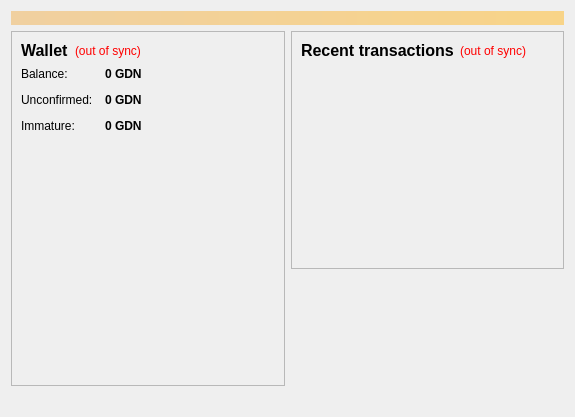
<?xml version="1.0" encoding="UTF-8"?>
<ui version="4.0">
 <class>OverviewPage</class>
 <widget class="QWidget" name="OverviewPage">
  <property name="geometry">
   <rect>
    <x>0</x>
    <y>0</y>
    <width>575</width>
    <height>417</height>
   </rect>
  </property>
  <property name="windowTitle">
   <string>Form</string>
  </property>
  <layout class="QVBoxLayout" name="topLayout">
   <item>
    <widget class="QLabel" name="labelAlerts">
     <property name="visible">
      <bool>false</bool>
     </property>
     <property name="styleSheet">
      <string notr="true">background-color: qlineargradient(x1: 0, y1: 0, x2: 1, y2: 0, stop:0 #F0D0A0, stop:1 #F8D488); color:#000000;</string>
     </property>
     <property name="wordWrap">
      <bool>true</bool>
     </property>
     <property name="margin">
      <number>3</number>
     </property>
    </widget>
   </item>
   <item>
    <layout class="QHBoxLayout" name="horizontalLayout" stretch="1,1">
     <item>
      <layout class="QVBoxLayout" name="verticalLayout_2">
       <item>
        <widget class="QFrame" name="frame">
         <property name="frameShape">
          <enum>QFrame::StyledPanel</enum>
         </property>
         <property name="frameShadow">
          <enum>QFrame::Raised</enum>
         </property>
         <layout class="QVBoxLayout" name="verticalLayout_4">
          <item>
           <layout class="QHBoxLayout" name="horizontalLayout_4">
            <item>
             <widget class="QLabel" name="label_5">
              <property name="font">
               <font>
                <weight>75</weight>
                <bold>true</bold>
               </font>
              </property>
              <property name="text">
               <string>&lt;html&gt;&lt;head/&gt;&lt;body&gt;&lt;p&gt;&lt;span style=&quot; font-size:16px; font-weight:600; color:#000000;&quot;&gt;Wallet&lt;/span&gt;&lt;/p&gt;&lt;/body&gt;&lt;/html&gt;</string>
              </property>
             </widget>
            </item>
            <item>
             <widget class="QLabel" name="labelWalletStatus">
              <property name="toolTip">
               <string>The displayed information may be out of date. Your wallet automatically synchronizes with the Global Denomination network after a connection is established, but this process has not completed yet.</string>
              </property>
              <property name="styleSheet">
               <string notr="true">QLabel { color: red; }</string>
              </property>
              <property name="text">
               <string notr="true">(out of sync)</string>
              </property>
              <property name="alignment">
               <set>Qt::AlignLeading|Qt::AlignLeft|Qt::AlignVCenter</set>
              </property>
             </widget>
            </item>
            <item>
             <spacer name="horizontalSpacer_2">
              <property name="orientation">
               <enum>Qt::Horizontal</enum>
              </property>
              <property name="sizeHint" stdset="0">
               <size>
                <width>40</width>
                <height>20</height>
               </size>
              </property>
             </spacer>
            </item>
           </layout>
          </item>
          <item>
           <layout class="QFormLayout" name="formLayout_2">
            <property name="fieldGrowthPolicy">
             <enum>QFormLayout::AllNonFixedFieldsGrow</enum>
            </property>
            <property name="horizontalSpacing">
             <number>12</number>
            </property>
            <property name="verticalSpacing">
             <number>12</number>
            </property>
            <item row="0" column="0">
             <widget class="QLabel" name="label">
              <property name="text">
               <string>Balance:</string>
              </property>
             </widget>
            </item>
            <item row="0" column="1">
             <widget class="QLabel" name="labelBalance">
              <property name="font">
               <font>
                <weight>75</weight>
                <bold>true</bold>
               </font>
              </property>
              <property name="cursor">
               <cursorShape>IBeamCursor</cursorShape>
              </property>
              <property name="toolTip">
               <string>Your current balance</string>
              </property>
              <property name="text">
               <string notr="true">0 GDN</string>
              </property>
              <property name="textInteractionFlags">
               <set>Qt::LinksAccessibleByMouse|Qt::TextSelectableByKeyboard|Qt::TextSelectableByMouse</set>
              </property>
             </widget>
            </item>
            <item row="1" column="0">
             <widget class="QLabel" name="label_3">
              <property name="text">
               <string>Unconfirmed:</string>
              </property>
             </widget>
            </item>
            <item row="1" column="1">
             <widget class="QLabel" name="labelUnconfirmed">
              <property name="font">
               <font>
                <weight>75</weight>
                <bold>true</bold>
               </font>
              </property>
              <property name="cursor">
               <cursorShape>IBeamCursor</cursorShape>
              </property>
              <property name="toolTip">
               <string>Total of transactions that have yet to be confirmed, and do not yet count toward the current balance</string>
              </property>
              <property name="text">
               <string notr="true">0 GDN</string>
              </property>
              <property name="textInteractionFlags">
               <set>Qt::LinksAccessibleByMouse|Qt::TextSelectableByKeyboard|Qt::TextSelectableByMouse</set>
              </property>
             </widget>
            </item>
            <item row="2" column="0">
             <widget class="QLabel" name="labelImmatureText">
              <property name="text">
               <string>Immature:</string>
              </property>
             </widget>
            </item>
            <item row="2" column="1">
             <widget class="QLabel" name="labelImmature">
              <property name="font">
               <font>
                <weight>75</weight>
                <bold>true</bold>
               </font>
              </property>
              <property name="toolTip">
               <string>Mined balance that has not yet matured</string>
              </property>
              <property name="text">
               <string notr="true">0 GDN</string>
              </property>
              <property name="textInteractionFlags">
               <set>Qt::LinksAccessibleByMouse|Qt::TextSelectableByKeyboard|Qt::TextSelectableByMouse</set>
              </property>
             </widget>
            </item>
           </layout>
          </item>
          <item>
           <spacer name="verticalSpacer">
            <property name="orientation">
             <enum>Qt::Vertical</enum>
            </property>
            <property name="sizeHint" stdset="0">
             <size>
              <width>20</width>
              <height>40</height>
             </size>
            </property>
           </spacer>
          </item>
         </layout>
        </widget>
       </item>
       <item>
        <widget class="QLabel" name="label_2">
         <property name="text">
          <string>&lt;html&gt;&lt;head/&gt;&lt;body&gt;&lt;p align=&quot;center&quot;&gt;&lt;img src=&quot;:/images/wallet&quot;/&gt;&lt;/p&gt;&lt;/body&gt;&lt;/html&gt;</string>
         </property>
        </widget>
       </item>
      </layout>
     </item>
     <item>
      <layout class="QVBoxLayout" name="verticalLayout_3">
       <item>
        <widget class="QFrame" name="frame_2">
         <property name="frameShape">
          <enum>QFrame::StyledPanel</enum>
         </property>
         <property name="frameShadow">
          <enum>QFrame::Raised</enum>
         </property>
         <layout class="QVBoxLayout" name="verticalLayout">
          <item>
           <layout class="QHBoxLayout" name="horizontalLayout_2">
            <item>
             <widget class="QLabel" name="label_4">
              <property name="text">
               <string>&lt;html&gt;&lt;head/&gt;&lt;body&gt;&lt;p&gt;&lt;span style=&quot; font-size:16px; font-weight:600; color:#000000;&quot;&gt;Recent transactions&lt;/span&gt;&lt;/p&gt;&lt;/body&gt;&lt;/html&gt;</string>
              </property>
             </widget>
            </item>
            <item>
             <widget class="QLabel" name="labelTransactionsStatus">
              <property name="toolTip">
               <string>The displayed information may be out of date. Your wallet automatically synchronizes with the Global Denomination network after a connection is established, but this process has not completed yet.</string>
              </property>
              <property name="styleSheet">
               <string notr="true">QLabel { color: red; }</string>
              </property>
              <property name="text">
               <string notr="true">(out of sync)</string>
              </property>
              <property name="alignment">
               <set>Qt::AlignRight|Qt::AlignTrailing|Qt::AlignVCenter</set>
              </property>
             </widget>
            </item>
            <item>
             <spacer name="horizontalSpacer">
              <property name="orientation">
               <enum>Qt::Horizontal</enum>
              </property>
              <property name="sizeHint" stdset="0">
               <size>
                <width>40</width>
                <height>20</height>
               </size>
              </property>
             </spacer>
            </item>
           </layout>
          </item>
          <item>
           <widget class="QListView" name="listTransactions">
            <property name="styleSheet">
             <string notr="true">QListView { background: transparent; }</string>
            </property>
            <property name="frameShape">
             <enum>QFrame::NoFrame</enum>
            </property>
            <property name="verticalScrollBarPolicy">
             <enum>Qt::ScrollBarAlwaysOff</enum>
            </property>
            <property name="horizontalScrollBarPolicy">
             <enum>Qt::ScrollBarAlwaysOff</enum>
            </property>
            <property name="selectionMode">
             <enum>QAbstractItemView::NoSelection</enum>
            </property>
           </widget>
          </item>
         </layout>
        </widget>
       </item>
       <item>
        <spacer name="verticalSpacer_2">
         <property name="orientation">
          <enum>Qt::Vertical</enum>
         </property>
         <property name="sizeHint" stdset="0">
          <size>
           <width>20</width>
           <height>40</height>
          </size>
         </property>
        </spacer>
       </item>
      </layout>
     </item>
    </layout>
   </item>
  </layout>
 </widget>
 <resources/>
 <connections/>
</ui>
